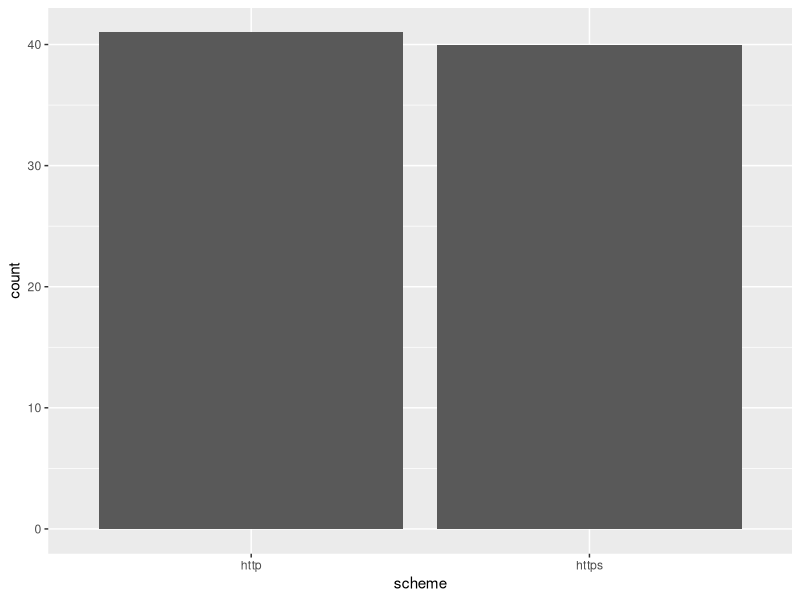
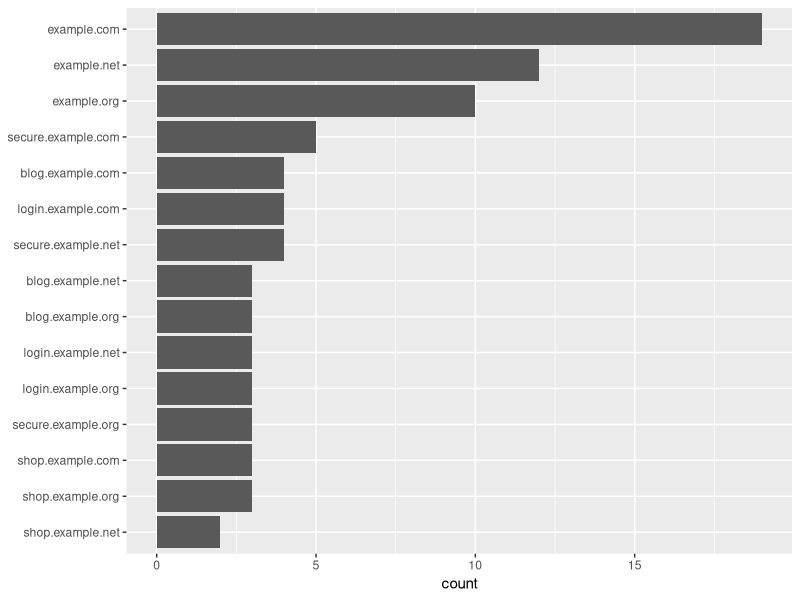
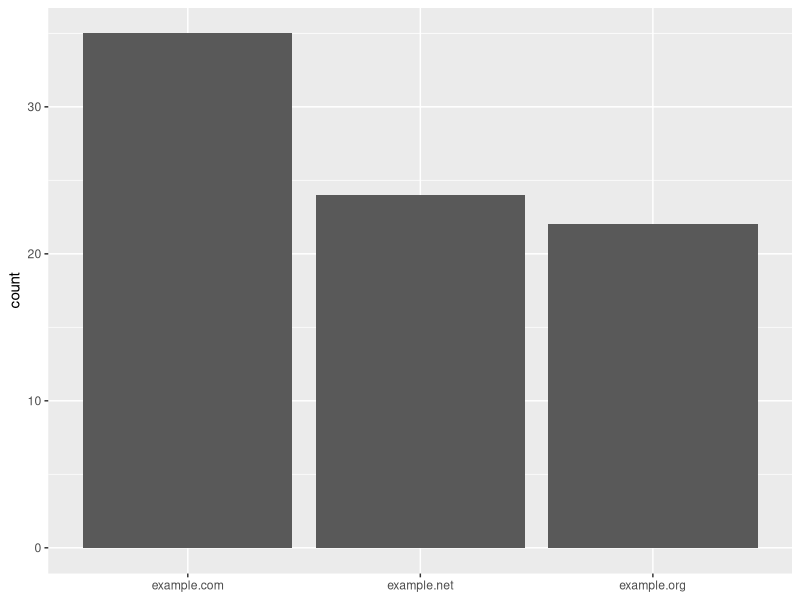

The R script that drew these images, in order:
## ---- chunk 1
#| label: libs
#| message: false
library(tidyverse)
library(urltools)
## ---- chunk 2
#| label: sample_data
sample_df <- read_csv("url.csv")
sample_df
## ---- chunk 3
#| label: url_parts
#| message: false
sample_df <- read_csv("url.csv") |> 
  bind_cols(url_parse(sample_df$url)) |> 
  rename(host = domain) |> 
  rename(query = parameter)
sample_df
## ---- chunk 4
sample_df |> 
  ggplot(aes(x = scheme)) +
  geom_bar()
## ---- chunk 5
sample_df |> 
  ggplot(aes(y = fct_rev(fct_infreq(host)))) +
  geom_bar() +
  labs(y = NULL)
## ---- chunk 6
sample_df |> 
  transmute(domain = str_extract(host, "[^.]+\\.[^.]+$")) |> 
  ggplot(aes(x = fct_infreq(domain))) +
  geom_bar() +
  labs(x = NULL)
## ---- chunk 7
max_level <- sample_df |> 
  mutate(level = str_count(path, "/") + 1) |> 
  pull(level) |> 
  max(na.rm = TRUE)
## ---- chunk 8
sample_df |> 
  select(path) |> 
  separate(path, into = paste0("l", 1:max_level), sep = "/", fill = "right")
## ---- chunk 9
sample_df |> 
  select(path) |> 
  separate(path, into = paste0("l", 1:max_level), sep = "/", fill = "right") |> 
  count(l1) |> 
  drop_na() |> 
  slice_max(n, n = 10)
## ---- chunk 10
sample_df |> 
  pull(url) |> 
  param_get() |> 
  slice_head(n = 10)
## ---- chunk 11
sample_df |> 
  pull(url) |> 
  param_get() |> 
  pivot_longer(cols = everything()) |> 
  drop_na() |>
  count(name, sort = TRUE)
## ---- chunk 12
sample_df |> 
  pull(url) |> 
  param_get() |> 
  pivot_longer(cols = everything()) |> 
  drop_na() |> 
  group_by(name) |> 
  summarise(
    n = n(),
    values = paste(unique(value), collapse = ", ")
  ) |> 
  arrange(desc(n))
